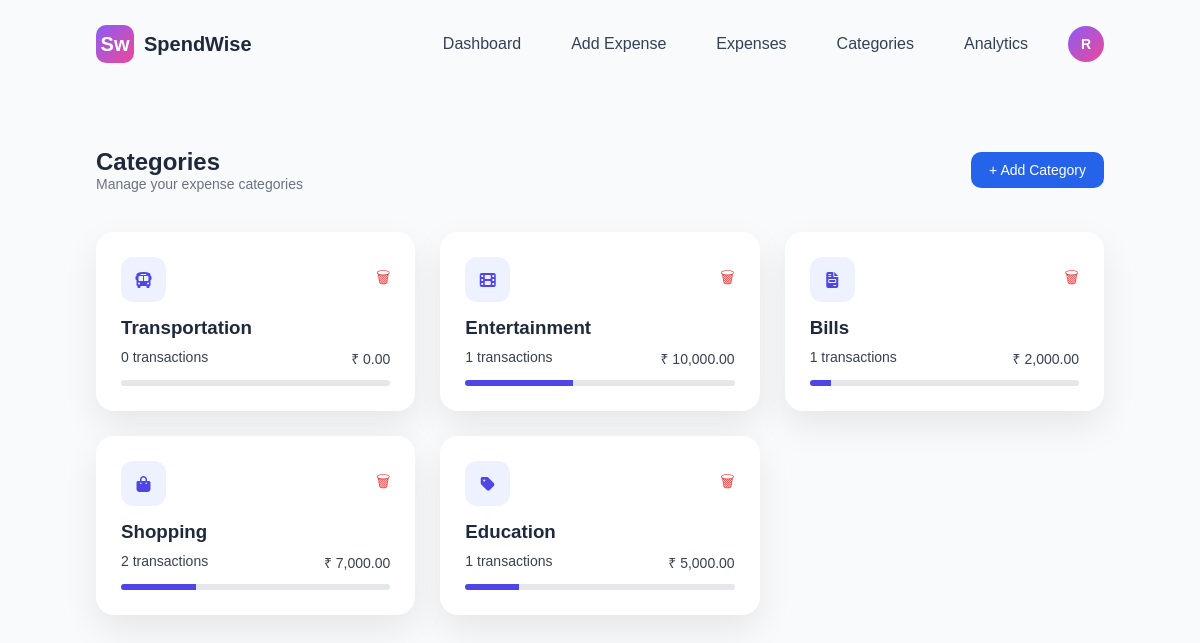
/categories.php (signed in), run on the app's committed database.
### tables this page shows
CREATE TABLE `categories` (
  `id` int NOT NULL,
  `user_id` int NOT NULL,
  `name` varchar(100) NOT NULL,
  `created_at` timestamp NULL DEFAULT CURRENT_TIMESTAMP
);

### categories.php (the view, shortened to what this page needs)
<?php
include("config.php");
$user_id = $_SESSION['user_id'];
$query = "
SELECT
    c.id,
    c.name,
    COUNT(e.id) as total_transactions,
    IFNULL(SUM(e.amount),0) as total_amount
FROM categories c
LEFT JOIN expenses e
    ON c.name = e.category
    AND e.user_id = $user_id
WHERE c.user_id = $user_id
GROUP BY c.id
";
$result = $conn->query($query);
$totalQuery = $conn->query("
SELECT SUM(amount) as grand_total
FROM expenses
WHERE user_id = $user_id
");
$totalData = $totalQuery->fetch_assoc();
$grand_total = $totalData['grand_total'] ?? 0;
?>
<!DOCTYPE html>
<html>
<head>
    <link rel="stylesheet" href="style.css">
    <link rel="stylesheet" href="categories.css">
    <link rel="stylesheet" href="https://cdnjs.cloudflare.com/ajax/libs/font-awesome/6.5.0/css/all.min.css">
</head>
<body>
<header class="navbar">
    <div class="logo">
        <div class="logo-icon">
            <span class="big-f">S</span>
            <span class="small-t">w</span>
        </div>
        SpendWise
    </div>
<nav>
<a href="dashboard.php">Dashboard</a>
<a href="add_expense.php">Add Expense</a>
<a href="expenses.php">Expenses</a>
<a href="categories.php">Categories</a>
<a href="analytics.php">Analytics</a>
<div class="profile-menu">
<div class="profile-icon" onclick="toggleProfile()">
<?php echo strtoupper(substr($_SESSION['username'],0,1)); ?>
</div>
</div>
</nav>
</header>
<section class="category-container">
    <div class="category-header">
        <div>
            <h2>Categories</h2>
            <p>Manage your expense categories</p>
        </div>
        <a href="add_category.php" class="btn-add">+ Add Category</a>
    </div>
    <div class="category-grid">
        <?php
        if($result && $result->num_rows > 0) {
            while($row = $result->fetch_assoc()) {
                $percentage = ($grand_total > 0)
                    ? ($row['total_amount'] / $grand_total) * 100
                    : 0;
        ?>
        <div class="category-card">
            <div class="card-top">
                <?php
$icon = "fa-tag";
switch($row['name']){
case "Shopping":
$icon = "fa-bag-shopping";
break;
case "Transportation":
$icon = "fa-bus";
break;
case "Entertainment":
$icon = "fa-film";
break;
case "Bills":
$icon = "fa-file-invoice";
break;
}
?>
<div class="category-icon">
<i class="fa-solid <?php echo $icon ?>"></i>
</div>
                <a href="delete_category.php?id=<?php echo $row['id']; ?>" class="delete-btn">🗑</a>
            </div>
            <h3><?php echo $row['name']; ?></h3>
            <div class="meta">
                <span><?php echo $row['total_transactions']; ?> transactions</span>
                <span>₹ <?php echo number_format($row['total_amount'],2); ?></span>
            </div>
            <div class="progress-bar">
                <div class="progress" style="width: <?php echo $percentage; ?>%"></div>
            </div>
        </div>
        <?php
            }
        } else {
            echo "<p>No categories added yet.</p>";
        }
        ?>
    </div>
</section>
</body>
</html>

### style.css (style rules this page uses)
* { margin:0; padding:0; box-sizing:border-box; font-family:'Poppins', sans-serif; }
body { background:#f8fafc; color:#1e293b; }
.navbar { display:flex; justify-content:space-between; align-items:center; padding:25px 8%; }
.logo { display:flex; align-items:center; font-weight:600; font-size:20px; }
.logo-icon { width:38px; height:38px; background:linear-gradient(135deg,#8b5cf6,#ec4899); border-radius:10px; display:flex; align-items:center; justify-content:center; color:white; margin-right:10px; }
.navbar nav a { margin-left:25px; text-decoration:none; color:#334155; font-weight:500; }
.profile-menu { position:relative; display:inline-block; margin-left:10px; }
.profile-icon { width:34px; height:34px; border-radius:50%; background:#6366f1; color:white; display:flex; align-items:center; justify-content:center; font-weight:600; cursor:pointer; font-size:14px; }
.navbar { display:flex; justify-content:space-between; align-items:center; }
.navbar nav { display:flex; align-items:center; gap:25px; margin-left:auto; }
.profile-menu { position:relative; margin-left:15px; }
.profile-icon { width:36px; height:36px; border-radius:50%; background:linear-gradient(135deg,#8b5cf6,#ec4899); color:white; display:flex; align-items:center; justify-content:center; font-weight:600; cursor:pointer; font-size:14px; }
body { transition: all 0.3s ease; }

### categories.css (style rules this page uses)
.category-container { padding: 60px 8%; }
.category-header { display: flex; justify-content: space-between; align-items: center; margin-bottom: 40px; }
.category-header p { color: #6b7280; font-size: 14px; }
.btn-add { background: #2563eb; color: white; padding: 10px 18px; border-radius: 10px; text-decoration: none; font-size: 14px; font-weight: 500; }
.category-grid { display: grid; grid-template-columns: repeat(auto-fill, minmax(280px, 1fr)); gap: 25px; }
.category-card { background: white; padding: 25px; border-radius: 18px; box-shadow: 0 15px 35px rgba(0,0,0,0.08); transition: 0.2s ease; }
.card-top { display: flex; justify-content: space-between; align-items: center; }
.category-icon { width: 45px; height: 45px; border-radius: 12px; background: #eef2ff; display: flex; align-items: center; justify-content: center; font-weight: bold; color: #4f46e5; }
.category-card h3 { margin: 15px 0 10px; }
.meta { display: flex; justify-content: space-between; font-size: 14px; color: #374151; margin-bottom: 12px; }
.progress-bar { height: 6px; background: #e5e7eb; border-radius: 10px; overflow: hidden; }
.progress { height: 100%; background: #4f46e5; }
.delete-btn { text-decoration: none; font-size: 16px; color: #ef4444; }

### data on the page
categories: name "Transportation", total_transactions "0", total_amount "0.00"
categories: name "Entertainment", total_transactions "1", total_amount "10,000.00", $percentage 40 (drawn)
categories: name "Bills", total_transactions "1", total_amount "2,000.00", $percentage 8 (drawn)
categories: name "Shopping", total_transactions "2", total_amount "7,000.00", $percentage 28 (drawn)
categories: name "Education", total_transactions "1", total_amount "5,000.00", $percentage 20 (drawn)

### other printed values
substr($_SESSION['username'],0,1) "R"
